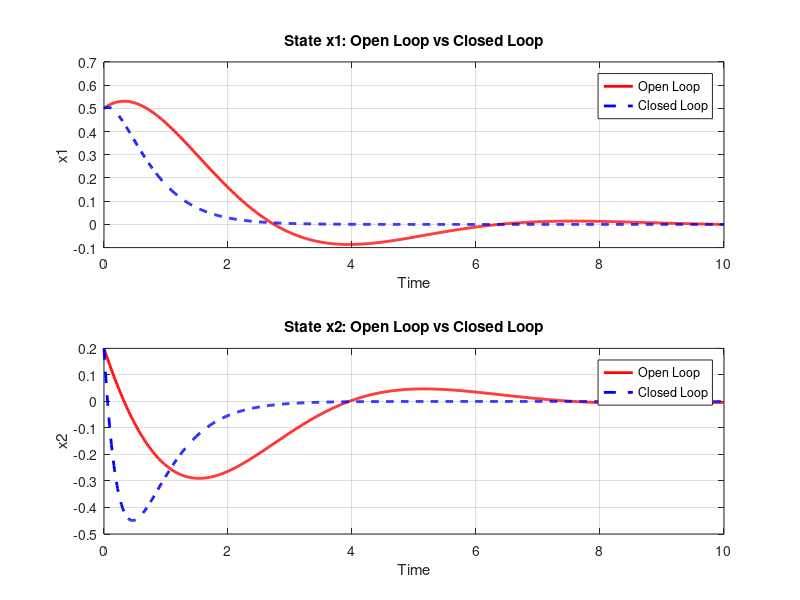
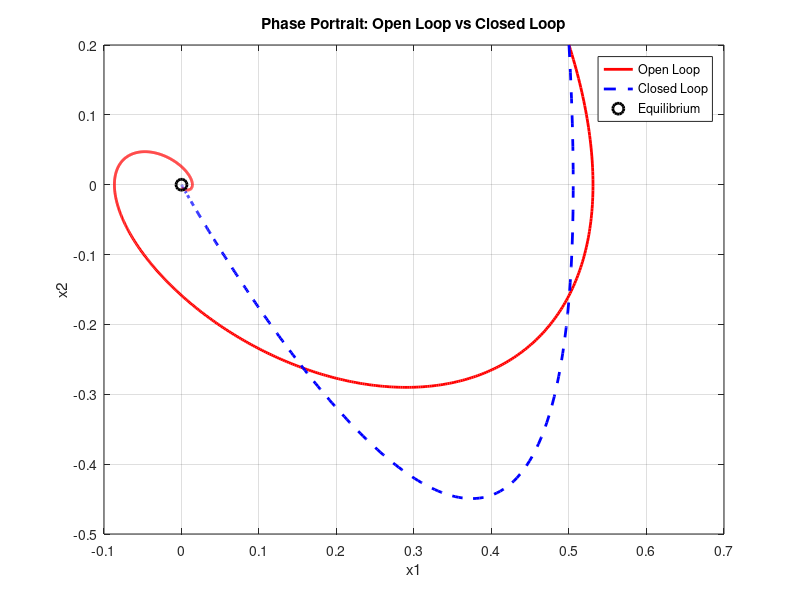

The MATLAB source for these figures, in order:
clc;
clear;
close all;

%%%%%%%%%%%%%%%%%%%%%%%%%%%%%%%%%%%%%%%%%%%%%%%%%%%%%%
%% LINEARIZED SYSTEM
%%%%%%%%%%%%%%%%%%%%%%%%%%%%%%%%%%%%%%%%%%%%%%%%%%%%%%

A = [0 1;
    -1 -1];

B = [0;
     1];

C = eye(2);
D = [0;0];

%%%%%%%%%%%%%%%%%%%%%%%%%%%%%%%%%%%%%%%%%%%%%%%%%%%%%%
%% CONTROLLABILITY CHECK
%%%%%%%%%%%%%%%%%%%%%%%%%%%%%%%%%%%%%%%%%%%%%%%%%%%%%%

Co = ctrb(A,B);

disp('Controllability Matrix:');
disp(Co);

rank_Co = rank(Co);

disp(['Rank = ', num2str(rank_Co)]);

if rank_Co == size(A,1)
    disp('System is CONTROLLABLE');
else
    disp('System is NOT controllable');
end

%%%%%%%%%%%%%%%%%%%%%%%%%%%%%%%%%%%%%%%%%%%%%%%%%%%%%%
%% OPEN LOOP SYSTEM
%%%%%%%%%%%%%%%%%%%%%%%%%%%%%%%%%%%%%%%%%%%%%%%%%%%%%%

sys_open = ss(A,B,C,D);

%%%%%%%%%%%%%%%%%%%%%%%%%%%%%%%%%%%%%%%%%%%%%%%%%%%%%%
%% DESIRED POLES
%%%%%%%%%%%%%%%%%%%%%%%%%%%%%%%%%%%%%%%%%%%%%%%%%%%%%%

desired_poles = [-2 -3];

%%%%%%%%%%%%%%%%%%%%%%%%%%%%%%%%%%%%%%%%%%%%%%%%%%%%%%
%% STATE FEEDBACK GAIN
%%%%%%%%%%%%%%%%%%%%%%%%%%%%%%%%%%%%%%%%%%%%%%%%%%%%%%

K = place(A,B,desired_poles);

disp('State Feedback Gain K:');
disp(K);

%%%%%%%%%%%%%%%%%%%%%%%%%%%%%%%%%%%%%%%%%%%%%%%%%%%%%%
%% CLOSED LOOP SYSTEM
%%%%%%%%%%%%%%%%%%%%%%%%%%%%%%%%%%%%%%%%%%%%%%%%%%%%%%

Acl = A - B*K;

sys_closed = ss(Acl,B,C,D);

%%%%%%%%%%%%%%%%%%%%%%%%%%%%%%%%%%%%%%%%%%%%%%%%%%%%%%
%% TIME VECTOR
%%%%%%%%%%%%%%%%%%%%%%%%%%%%%%%%%%%%%%%%%%%%%%%%%%%%%%

t = 0:0.01:10;

%%%%%%%%%%%%%%%%%%%%%%%%%%%%%%%%%%%%%%%%%%%%%%%%%%%%%%
%% INITIAL CONDITION
%%%%%%%%%%%%%%%%%%%%%%%%%%%%%%%%%%%%%%%%%%%%%%%%%%%%%%

x0 = [0.5;
      0.2];

%%%%%%%%%%%%%%%%%%%%%%%%%%%%%%%%%%%%%%%%%%%%%%%%%%%%%%
%% OPEN LOOP RESPONSE
%%%%%%%%%%%%%%%%%%%%%%%%%%%%%%%%%%%%%%%%%%%%%%%%%%%%%%

[y_open,t_open,x_open] = initial(sys_open,x0,t);

%%%%%%%%%%%%%%%%%%%%%%%%%%%%%%%%%%%%%%%%%%%%%%%%%%%%%%
%% CLOSED LOOP RESPONSE
%%%%%%%%%%%%%%%%%%%%%%%%%%%%%%%%%%%%%%%%%%%%%%%%%%%%%%

[y_closed,t_closed,x_closed] = initial(sys_closed,x0,t);

%%%%%%%%%%%%%%%%%%%%%%%%%%%%%%%%%%%%%%%%%%%%%%%%%%%%%%
%% PLOT x1
%%%%%%%%%%%%%%%%%%%%%%%%%%%%%%%%%%%%%%%%%%%%%%%%%%%%%%

figure;

subplot(2,1,1);

plot(t_open,x_open(:,1),'r','LineWidth',2);
hold on;

plot(t_closed,x_closed(:,1),'b--','LineWidth',2);

grid on;

xlabel('Time');
ylabel('x1');

title('State x1: Open Loop vs Closed Loop');

legend('Open Loop','Closed Loop');

%%%%%%%%%%%%%%%%%%%%%%%%%%%%%%%%%%%%%%%%%%%%%%%%%%%%%%
%% PLOT x2
%%%%%%%%%%%%%%%%%%%%%%%%%%%%%%%%%%%%%%%%%%%%%%%%%%%%%%

subplot(2,1,2);

plot(t_open,x_open(:,2),'r','LineWidth',2);
hold on;

plot(t_closed,x_closed(:,2),'b--','LineWidth',2);

grid on;

xlabel('Time');
ylabel('x2');

title('State x2: Open Loop vs Closed Loop');

legend('Open Loop','Closed Loop');

%%%%%%%%%%%%%%%%%%%%%%%%%%%%%%%%%%%%%%%%%%%%%%%%%%%%%%
%% PHASE PORTRAIT
%%%%%%%%%%%%%%%%%%%%%%%%%%%%%%%%%%%%%%%%%%%%%%%%%%%%%%

figure;

plot(x_open(:,1),x_open(:,2),'r','LineWidth',2);
hold on;

plot(x_closed(:,1),x_closed(:,2),'b--','LineWidth',2);

plot(0,0,'ko','MarkerSize',8,'LineWidth',2);

grid on;

xlabel('x1');
ylabel('x2');

title('Phase Portrait: Open Loop vs Closed Loop');

legend('Open Loop','Closed Loop','Equilibrium');

%%%%%%%%%%%%%%%%%%%%%%%%%%%%%%%%%%%%%%%%%%%%%%%%%%%%%%
%% EIGENVALUES
%%%%%%%%%%%%%%%%%%%%%%%%%%%%%%%%%%%%%%%%%%%%%%%%%%%%%%

disp('Open Loop Eigenvalues:');
disp(eig(A));

disp('Closed Loop Eigenvalues:');
disp(eig(Acl));
